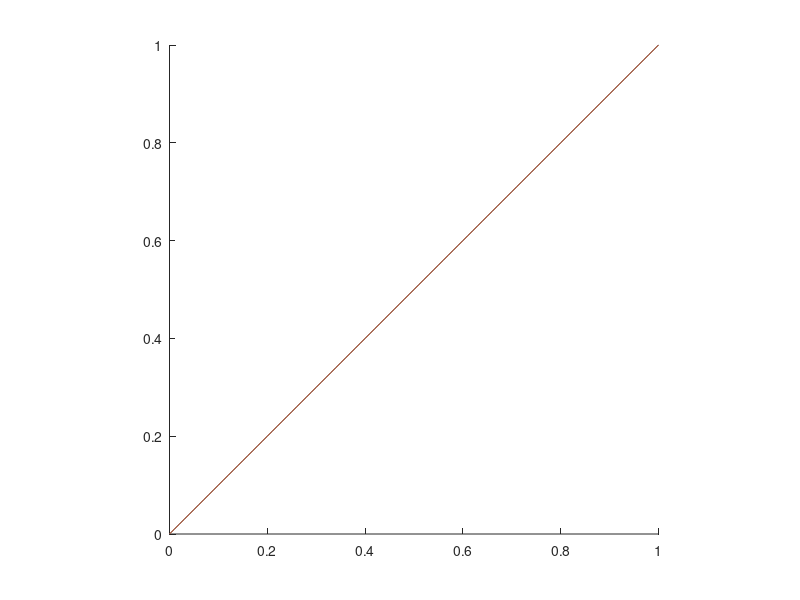

The MATLAB source for this figure:
function varargout = addOnetoOne(varargin)
%addOnetoOne adds a one:one line to an open plot
%   Adds a solid black line of width 1, scales the x and y lims to be
%   equal, returns the handle to the plot so the user can specify line
%   properties on the 1:1 line. Alternatively, the line properties can be
%   passed in i.e. "varargin"
%
% INPUTS:
% optional, can be left blank, or any standard line property can be used as
% an input to modify the 1:1 line. See examples.
%
% OUTPUTS:
% handle = handle to the 1:1 line object
%
% AUTHOR: Matthew Guy Cooper, UCLA, guycooper@ucla.edu
%
% EXAMPLE 1: simplest case, just add the one to one line
% x = 1:1:100;
% y = x.*(rand(1,100) + .5);
% h = scatter(x,y);
% addOnetoOne;
%
% EXAMPLE 2: change the default 1:1 line to a black dashed line
% x = 1:1:100;
% y = x.*(rand(1,100) + .5);
% h = scatter(x,y);
% addOnetoOne('k--')
%
% EXAMPLE 3: change the default 1:1 line to very thick line;
% x = 1:1:100;
% y = x.*(rand(1,100) + .5);
% h = scatter(x,y);
% addOnetoOne('k--','linewidth',5)

% if nargin==0
%     posneg = pos;
% elseif nargin>0
%     if strcmp(posneg,'positive')
%     end
% end

hold on; axis tight;

xlims       =   xlim;
ylims       =   ylim;

newlims(1)  =   min(min(xlims),min(ylims));
newlims(2)  =   max(max(xlims),max(ylims));

set(gca,'XLim',newlims,'YLim',newlims);   
delta = (newlims(2) - newlims(1))/100;


H = plot(newlims(1):delta:newlims(2),newlims(1):delta:newlims(2),varargin{:});

handle      =   plot(newlims(1):delta:newlims(2),newlims(1):delta:newlims(2), ...
                        varargin{:});

% i diabled this b/c it's the reason the exponent isn't showing up on the
% tick labels anymore, need to come up with a solution
% % now update the ticks and labels
% xticks      =   get(gca,'Xtick');
% yticks      =   get(gca,'Ytick');
% if length(xticks) >= length(yticks)
%     ticks       =   xticks;
%     ticklabels  =   get(gca,'XTickLabel');
% else
%     ticks       =   yticks;
%     ticklabels  =   get(gca,'YTickLabel');
% end
%
% set(gca,'XTick',ticks,'XTickLabel',ticklabels,'YTick',ticks, ...
%         'YTickLabel',ticks);

axis square
hold off

% this is the original version:
% hold on;
%
% xlims       =       get(gca,'XLim');
% ylims       =       get(gca,'YLim');
% newlims(1)  =       min(xlims(1),ylims(1));
% newlims(2)  =       max(xlims(2),ylims(2));
%                     set(gca,'XLim',newlims,'YLim',newlims);
% handle      =       plot(newlims(1):.1:newlims(2),newlims(1):.1:newlims(2),varargin{:});
% axis square